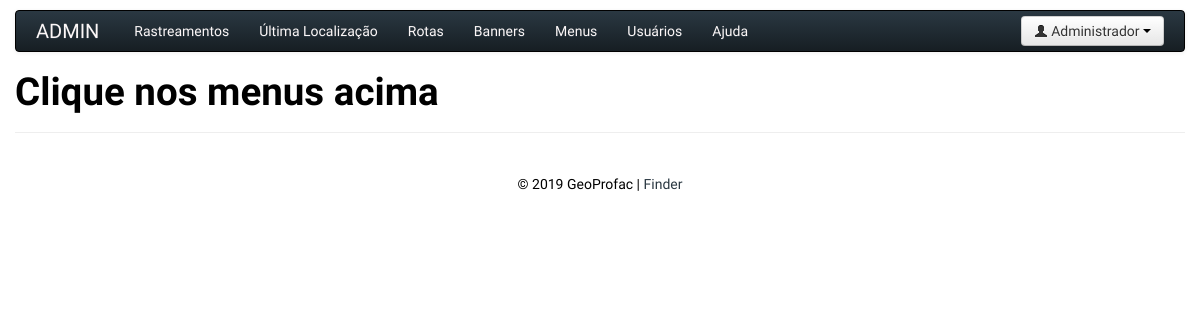
The page /admin.php (signed in) on the database its author committed.
### tables this page shows
CREATE TABLE IF NOT EXISTS `shr_menus` (
  `id` int(11) NOT NULL AUTO_INCREMENT,
  `prf_id` varchar(10) NOT NULL,
  `descricao` varchar(30) NOT NULL,
  `link` varchar(100) NOT NULL,
  PRIMARY KEY (`id`),
  KEY `menus_fk` (`prf_id`),
  CONSTRAINT `menus_fk` FOREIGN KEY (`prf_id`) REFERENCES `shr_perfis` (`id`) ON UPDATE CASCADE
);

### admin.php (called while the page is built, shortened)
<?php
try
{
	new Controller(Perfis::ADMINISTRATIVO);
}
	catch (\Exception $e)
	{
		echo $e->getMessage();
	}

### src/Lib/Config.class.php (called while the page is built, shortened)
<?php
final class Config
{
	static private $config;
	static public function carregar( $arquivo = 'config.php' )
	{
		self::$config = include __DIR__ . "/../../config/{$arquivo}";
	}
	static public function get( $param )
	{
		$parametro = explode('.', $param );
		$retorno = self::$config;
		foreach( $parametro as $par ) {
			if( isset( $retorno[ $par ] ) ) {
				$retorno = $retorno[ $par ];
			} else {
				throw new \Exception('Parametro nao encontrado!');
			}
		}
		return $retorno;
	}
}

### autoloader.php (called while the page is built, shortened)
<?php
function autoloader($classe)
{
	$extensoes = array ('class.php', 'trait.php');
	$classe = str_replace('\\', '/', $classe);
	foreach ($extensoes as $extensao)
	{
		$path_classe = __DIR__ . "/src/{$classe}.{$extensao}";
		if (file_exists($path_classe))
		{
			break;
		}
	}
}

### src/Lib/Banco.class.php (called while the page is built, shortened)
<?php
final class Banco
{
  	static private $obj_Banco;
  	private $obj_PDO;
  	static public function getInstancia()
  	{
    	if( !self::$obj_Banco ) {
      		self::$obj_Banco = new Banco();
      		self::$obj_Banco->conectar();
    	}
    	return self::$obj_Banco;
  	}
	private function conectar()
	{
		switch( Config::get('pdo.driver') ) {
		    default:
		    	$dsn  = Config::get('pdo.driver') . ':host=' . Config::get('pdo.host')
		    	      . ';dbname='.Config::get('pdo.dbname');
		    	$user  = Config::get('pdo.user');
		    	$pass  = Config::get('pdo.pass');
				$encod = Config::get('pdo.encod');
		}
    	$this->obj_PDO = new \PDO( $dsn, $user, $pass );
    	$this->obj_PDO->setAttribute( \PDO::ATTR_ERRMODE,
    								  \PDO::ERRMODE_EXCEPTION );
    	$this->obj_PDO->setAttribute( \PDO::ATTR_DEFAULT_FETCH_MODE,
                                      \PDO::FETCH_OBJ );
		$this->obj_PDO->exec("SET NAMES $encod");
  	}
    public function consultarSQL( $sql, array $valores = array() )
    {
    	$statement = $this->obj_PDO->prepare( $sql );
    	$statement->execute( $valores );
    	return $statement->fetchAll();
  	}
}

### src/Lib/Log.trait.php (called while the page is built, shortened)
<?php
trait Log
{
	public function escrever( $mensagem )
	{
		$data        = date('d/m/Y H:i:s');
	}
}

### src/Model/ModelBase.class.php (called while the page is built, shortened)
<?php
abstract class ModelBase {
	public function __construct()
	{
		$this->obj_Banco 	 = Banco::getInstancia();
	}
}

### src/Model/Menus.class.php (called while the page is built, shortened)
<?php
class Menus extends ModelBase
{
	public function retornarItens( $tipo )
	{
		$sql = "SELECT descricao, link "
			 . "FROM " . self::TABELA
			 . " WHERE prf_id = ? "
			 . "ORDER BY id ASC";
		return $this->obj_Banco->consultarSQL($sql, array( $tipo ) );
	}
}

### templates/admin/_cabecalho.tpl.php (the view, shortened to what this page needs)
<!DOCTYPE html>
<html lang="en">
    <head>
        <link href="<?php echo $path?>css/bootstrap.css" rel="stylesheet">
        <link href="<?php echo $path?>css/bootstrap-responsive.css" rel="stylesheet">
    </head>
    <body>
        <div class="container">
            <?php if(isset($_SESSION['funcionarios'])): ?>
                <div class="navbar">
                    <div class="navbar-inner">
                        <a class="brand" href="admin.php">
                            ADMIN
                        </a>
                        <ul class="nav">
                            <?php foreach($items_menu as $item): ?>
                              <li>
                                  <a href="<?php echo $item->link; ?>"><?php echo $item->descricao; ?></a>
                              </li>
                            <?php endforeach; ?>
                        </ul>
                        <div class="btn-group pull-right">
                            <a class="btn dropdown-toggle" data-toggle="dropdown" href="#">
                                <i class="icon-user"></i> <?php echo $_SESSION['funcionarios']['nome']; ?> <span class="caret"></span>
                            </a>
                        </div>
                    </div>
                </div>
            <?php endif; ?>

### rows shown on the page
shr_menus: descricao "Rastreamentos"
shr_menus: descricao "Última Localização"
shr_menus: descricao "Rotas"
shr_menus: descricao "Banners"
shr_menus: descricao "Menus"
shr_menus: descricao "Usuários"
shr_menus: descricao "Ajuda"

### other values the page prints
$_SESSION['funcionarios']['nome'] "Administrador"
gmdate('Y') "2019"
